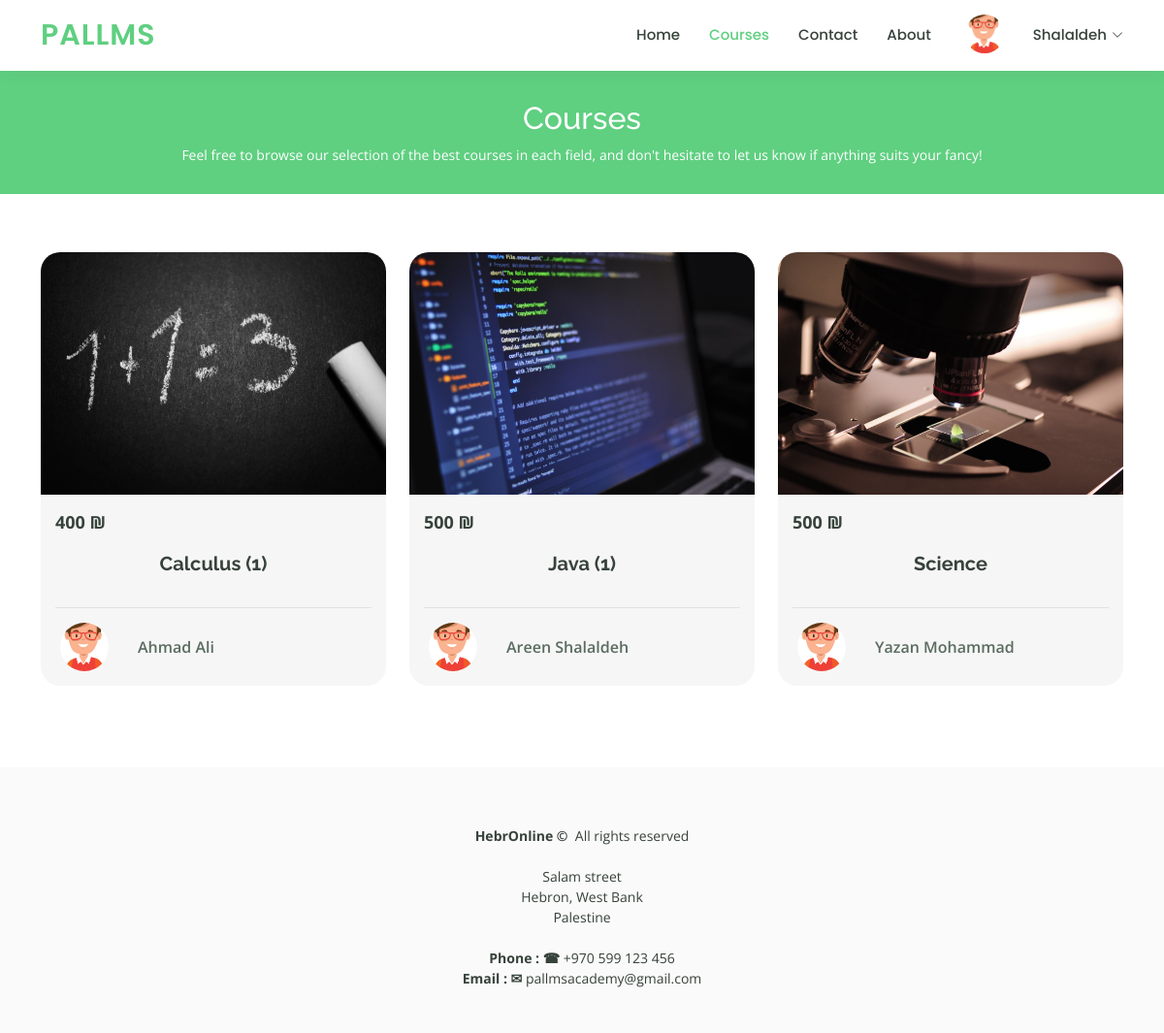
/Pallms/courses.php (signed in), run on the app's committed database.
### tables this page shows
CREATE TABLE `courses` (
  `id` int(10) NOT NULL,
  `name` varchar(100) NOT NULL,
  `description` text NOT NULL,
  `outline` text NOT NULL,
  `requirements` text NOT NULL,
  `outcome` text NOT NULL,
  `imagePath` varchar(150) NOT NULL,
  `teachersId` int(10) NOT NULL,
  `price` int(11) NOT NULL,
  `RegistrationExpirationDate` date NOT NULL,
  `startDate` date DEFAULT NULL,
  `DateAdded` date NOT NULL,
  `status` int(2) NOT NULL DEFAULT 1,
  `enrolledNumber` int(11) NOT NULL DEFAULT 0,
  `classroom` int(2) NOT NULL DEFAULT 2
);

CREATE TABLE `users` (
  `id` int(10) NOT NULL,
  `firstName` varchar(30) NOT NULL,
  `lastName` varchar(30) NOT NULL,
  `email` varchar(50) NOT NULL,
  `password` varchar(50) NOT NULL,
  `address` varchar(200) NOT NULL,
  `imagePath` varchar(159) NOT NULL,
  `phone` varchar(50) NOT NULL,
  `type` int(4) NOT NULL,
  `status` int(4) NOT NULL,
  `registrationDate` date NOT NULL,
  `approvalDate` date DEFAULT NULL,
  `passwordReset` varchar(30) DEFAULT NULL
);

### DB/DB.php (called while the page is built, shortened)
 <?php
 class DB{
  private static $connection;
  public function connect(){
    if (!isset(self::$connection)) {
      $config=parse_ini_file('config.ini');
      self::$connection=new mysqli($config['servername'],$config['username'],$config['password'],$config['dbname']);
    }
    return self::$connection;
  }
public function getAllCourseWithTeacherActFin()
{
  $conn=$this->connect();
    $conn->set_charset("UTF8");
$query =" select courses.id , courses.name , courses.description ,courses.outline ,courses.requirements ,courses.outcome,
courses.imagePath,
courses.price,
courses.RegistrationExpirationDate,
courses.DateAdded
,users.firstName , users.lastName, users.imagePath  as userimg
 from courses
JOIN users ON courses.teachersId =  users.id
where  courses.status = '1'  or  courses.status = '3'
ORDER BY `courses`.`name` ASC
 ";
    $result = mysqli_query($conn, $query);
        return $result;
}
    }
?>

### Pallms/courses.php (the view, shortened to what this page needs)
<!DOCTYPE html>
<html lang="en">
  <?php
$loginStutes =0;
      if (isset($_SESSION['valid'])) {
       if ( $_SESSION['valid'] == 3 )
$loginStutes =1;
else  if ( $_SESSION['valid'] == 2 )
$loginStutes =1;
else if ( $_SESSION['valid'] == 1 )
$loginStutes =1;
    }
 ?>
<head>
  <link href="assets/vendor/animate.css/animate.min.css" rel="stylesheet">
  <link href="assets/vendor/aos/aos.css" rel="stylesheet">
  <link href="assets/vendor/bootstrap/css/bootstrap.min.css" rel="stylesheet">
  <link href="assets/vendor/bootstrap-icons/bootstrap-icons.css" rel="stylesheet">
  <link href="assets/vendor/boxicons/css/boxicons.min.css" rel="stylesheet">
  <link href="assets/vendor/remixicon/remixicon.css" rel="stylesheet">
  <link href="assets/vendor/swiper/swiper-bundle.min.css" rel="stylesheet">
  <link href="assets/css/style.css" rel="stylesheet">
</head>
<body>
   <header id="header" class="fixed-top">
    <div class="container d-flex align-items-center">
      <h1 class="logo me-auto">PalLMS</h1>
      <nav id="navbar" class="navbar order-last order-lg-0">
        <ul class="d-flex align-items-center">
          <li><a  href="index.php">Home</a></li>
          <li><a  class="active" href="courses.php">Courses</a></li>
          <li><a  href="contact.php">Contact</a></li>
          <li><a  href="about.php">About</a></li>
          <?php
    if ($loginStutes ==1) {
           ?>
          <ul>
            <li><img  src="<?php echo $_SESSION['img']; ?>"  alt="" style="width: 40px; height: 40px; border-radius: 50%; margin-left: 35px;object-fit:cover;"></li>
            <li class="dropdown"><a href="#"><span> <?php echo $_SESSION['name'] ;?> </span> <i class="bi bi-chevron-down"></i></a>
            </li>
            </ul>
             </ul>
      </nav>
          <?php
 }
else
 {
          ?>
  </ul>
      </nav>
      <a href="signInUp.php" class="get-started-btn">Sign Up</a>
        <?php  } ?>
    </div>
  </header>
  <main id="main" data-aos="fade-in">
    <div class="breadcrumbs" data-aos="fade-in">
      <div class="container">
        <h2>Courses</h2>
        <p>Feel free to browse our selection of the best courses in each field, and don't hesitate to let us know if anything suits your fancy!</p>
      </div>
    </div>
<section id="courses" class="courses">
  <div class="container" data-aos="fade-up">
    <div class="row" data-aos="zoom-in" data-aos-delay="100">
      <?php
      require('../DB/DB.php');
      $db = new DB();
      $result = $db->getAllCourseWithTeacherActFin();
      foreach ($result as $item) {
      ?>
        <div class="col-lg-4 col-md-6 mb-4 d-flex align-items-stretch">
          <div class="course-item" style="border-radius: 20px; overflow: hidden;">
            <img style="width: 500px; height: 250px;object-fit:cover;" src="<?php echo $item['imagePath']; ?>" class="img-fluid" alt="...">
            <div class="course-content">
              <div class="d-flex justify-content-between align-items-center mb-3">
                <p class="price"><?php echo $item['price']; ?> ₪</p>
              </div>
              <form action="course-details.php" method="POST" enctype="multipart/form-data">
                <h3><input class="titleText" type="submit" name="submit" value="<?php echo $item['name']; ?>" /></h3><br>
              </form>
              <div class="trainer d-flex justify-content-between align-items-center">
                <div class="trainer-profile d-flex align-items-center">
                  <img style="border-radius: 50px; width: 50px; height: 50px; margin-left: 5px; margin-right: 20px;object-fit:cover;" src="<?php echo $item['userimg']; ?>" class="img-fluid" alt="">
                  <span><?php echo $item['firstName']. "  ".$item['lastName']; ?>  </span>
                </div>
              </div>
            </div>
          </div>
        </div>
      <?php
      }
      ?>
    </div>
  </div>
</section>
  </main>
  <footer id="footer">
<div class="footer-top">
  <div class="container">
    <div class="row">
    <div class="copyright"><strong><span>HebrOnline&nbsp;&copy; &nbsp;</span></strong>All rights reserved</div>
    <p>
      <br>
          Salam street <br>
          Hebron, West Bank<br>
          Palestine <br><br>
          <strong>Phone : &phone;</strong> +970 599  123 456 <br>
          <strong>Email : &#9993;</strong> pallmsacademy@gmail.com<br>
        </p>
    </div>
  </div>
</div>
</footer>
</body>
</html>

### Pallms/assets/css/style.css (style rules this page uses)
body { font-family: "Open Sans", sans-serif; color: #444444; text-align: center; }
a { color: #5fcf80; text-decoration: none; }
h1, h2, h3, h4, h5, h6 { font-family: "Raleway", sans-serif; }
#header { display: flex; justify-content: center; background: #fff; transition: all 0.5s; z-index: 997; padding: 15px 0; box-shadow: 0px 0 18px rgba(55, 66, 59, 0.08); }
#header .logo { font-size: 30px; margin: 0; padding: 0; line-height: 1; font-weight: 600; letter-spacing: 1px; text-transform: uppercase; font-family: "Poppins", sans-serif; color: #5fcf80; }
.navbar { padding: 0; display: flex; }
.navbar ul { margin: 0; padding: 0; display: flex; list-style: none; }
.navbar li { position: relative; }
.navbar a, .navbar a:focus { display: flex; align-items: center; justify-content: space-between; padding: 10px 0 10px 30px; font-family: "Poppins", sans-serif; font-size: 15px; font-weight: 500; color: #37423b; white-space: nowrap; transition: 0.3s; }
.navbar a i, .navbar a:focus i { font-size: 12px; line-height: 0; margin-left: 5px; }
.navbar a:hover, .navbar .active, .navbar .active:focus, .navbar li:hover>a { color: #5fcf80; }
section { padding: 60px 0; overflow: hidden; }
.breadcrumbs { margin-top: 73px; text-align: center; background: #5fcf80; padding: 30px 0; color: #fff; }
.breadcrumbs h2 { font-size: 32px; font-weight: 500; }
.breadcrumbs p { font-size: 14px; margin-bottom: 0; }
.courses .course-content { background-color: rgb(246, 246, 246); padding: 15px; }
.courses .course-content h3 { font-weight: 700; font-size: 20px; }
.courses .course-content p { font-size: 14px; color: #777777; }
.courses .course-content .price { margin: 0; font-weight: 700; font-size: 18px; color: #37423b; }
.courses .trainer { padding-top: 15px; border-top: 1px solid #e1e1e1; }
.courses .trainer .trainer-profile span { padding-left: 10px; font-weight: 600; font-size: 16px; color: #5a6c60; }
#footer { color: #37423b; font-size: 14px; background: #eef0ef; }
#footer .footer-top { padding: 60px 0 30px 0; background: #f9faf9; }

### Pallms/courses.php (style rules this page uses)
.titleText { color: #37423b; transition: 0.3s; text-decoration: none; font-weight: 700; font-size: 20px; font-family: "Raleway", sans-serif; border: none; background: none; }

### data on the page
courses: imagePath (picture), price "400", submit "Calculus (1)", teachersId.imagePath (picture), teachersId.firstName "Ahmad", teachersId.lastName "Ali"
courses: imagePath (picture), price "500", submit "Java (1)", teachersId.imagePath (picture), teachersId.firstName "Areen", teachersId.lastName "Shalaldeh"
courses: imagePath (picture), price "500", submit "Science", teachersId.imagePath (picture), teachersId.firstName "Yazan", teachersId.lastName "Mohammad"

### other printed values
$_SESSION['name'] "Shalaldeh"
